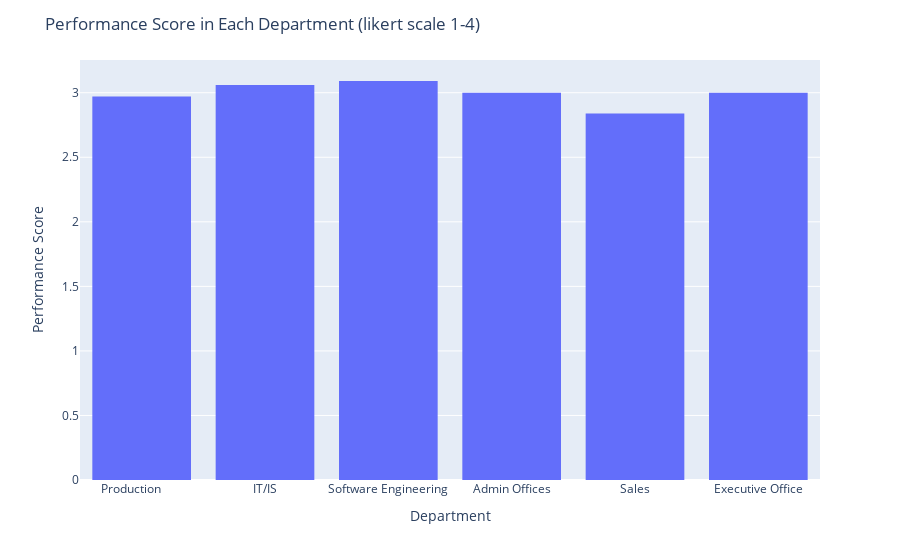

This figure's notebook cell:
### Markdown cell above
#### Corporate Performance

### Code cell
# are each department have a good performance score?

fig = px.histogram(data, x="Department", y="PerfScoreID", histfunc="avg")

fig.update_layout(
    title_text='Performance Score in Each Department (likert scale 1-4)',
    xaxis_title_text='Department',
    yaxis_title_text='Performance Score', 
)
fig.show()

### Figure 1 — Plotly figure (JSON) as saved in the notebook; plotly's stock layout.template omitted (floating-point values rounded to 4 significant figures; data arrays with more than 128 entries replaced by an {"elided": "..."} marker saying what was removed)
{"data": [{"alignmentgroup": "True", "bingroup": "x", "histfunc": "avg", "hovertemplate": "Department=%{x}<br>avg of PerfScoreID=%{y}<extra></extra>", "legendgroup": "", "marker": {"color": "#636efa"}, "name": "", "offsetgroup": "", "orientation": "v", "showlegend": false, "type": "histogram", "x": {"elided": "311 str values"}, "xaxis": "x", "y": {"elided": "311 int values"}, "yaxis": "y"}], "layout": {"barmode": "relative", "legend": {"tracegroupgap": 0}, "margin": {"t": 60}, "title": {"text": "Performance Score in Each Department (likert scale 1-4)"}, "xaxis": {"anchor": "y", "domain": [0, 1], "title": {"text": "Department"}}, "yaxis": {"anchor": "x", "domain": [0, 1], "title": {"text": "Performance Score"}}}}
